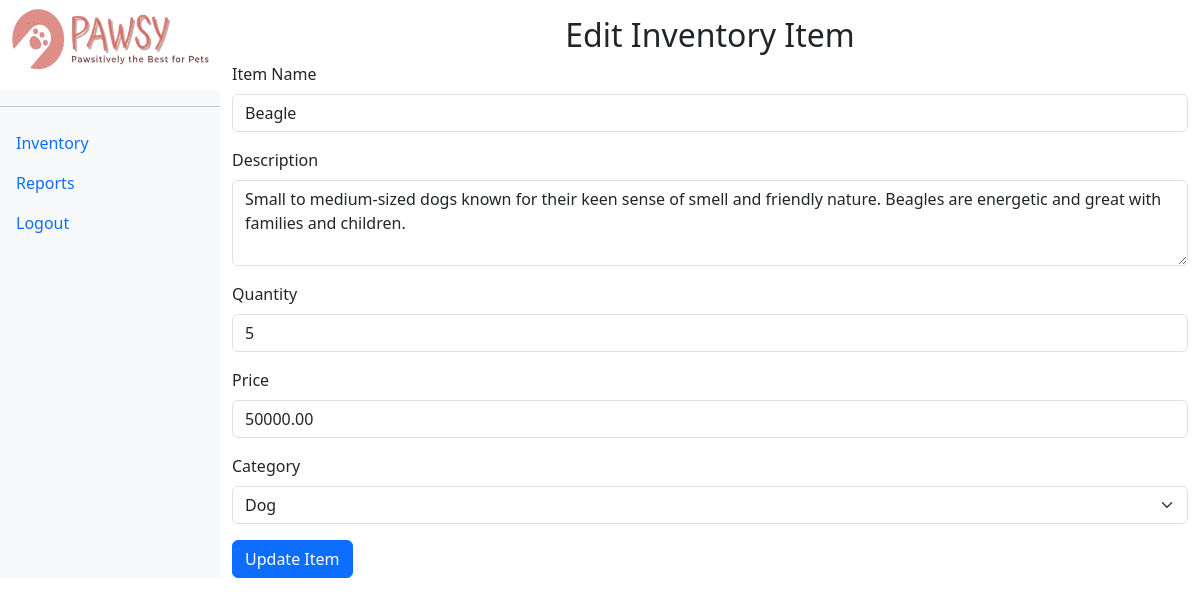
/public/edit_item.php?id=10 (signed in), run on the app's committed database.
### tables this page shows
CREATE TABLE IF NOT EXISTS `inventory` (
  `id` int NOT NULL AUTO_INCREMENT,
  `name` varchar(255) NOT NULL,
  `description` text,
  `quantity` int NOT NULL,
  `price` decimal(10,2) NOT NULL,
  `category` varchar(100) DEFAULT NULL,
  `created_at` timestamp NULL DEFAULT CURRENT_TIMESTAMP,
  PRIMARY KEY (`id`)
);

CREATE TABLE IF NOT EXISTS `categories` (
  `id` int NOT NULL AUTO_INCREMENT,
  `name` varchar(100) NOT NULL,
  PRIMARY KEY (`id`)
);

### public/edit_item.php (the view, shortened to what this page needs)
<?php
require '../config.php';
$id = $_GET['id'];
$stmt = $pdo->prepare("SELECT * FROM inventory WHERE id = ?");
$stmt->execute([$id]);
$item = $stmt->fetch();
$categories = $pdo->query("SELECT * FROM categories")->fetchAll();
?>
<!DOCTYPE html>
<html lang="en">
<head>
    <link href="https://cdn.jsdelivr.net/npm/bootstrap@5.3.0/dist/css/bootstrap.min.css" rel="stylesheet">
</head>
<body>
    <div class="d-flex">
        <?php include 'dashboard.php'; ?>
        <div class="container-fluid mt-3">
            <h2 class="text-center">Edit Inventory Item</h2>
            <form method="POST" action="../backend/edit_item.php">
                <div class="mb-3">
                    <label for="name" class="form-label">Item Name</label>
                    <input type="text" class="form-control" id="name" name="name" value="<?= htmlspecialchars($item['name']) ?>" required>
                </div>
                <div class="mb-3">
                    <label for="description" class="form-label">Description</label>
                    <textarea class="form-control" id="description" name="description" rows="3" required><?= htmlspecialchars($item['description']) ?></textarea>
                </div>
                <div class="mb-3">
                    <label for="quantity" class="form-label">Quantity</label>
                    <input type="number" class="form-control" id="quantity" name="quantity" value="<?= htmlspecialchars($item['quantity']) ?>" required>
                </div>
                <div class="mb-3">
                    <label for="price" class="form-label">Price</label>
                    <input type="number" step="0.01" class="form-control" id="price" name="price" value="<?= htmlspecialchars($item['price']) ?>" required>
                </div>
                <div class="mb-3">
                    <label for="category_id" class="form-label">Category</label>
                    <select class="form-select" id="category_id" name="category_id" required>
                        <?php foreach ($categories as $category): ?>
                            <option value="<?= $category['id'] ?>" <?= $category['name'] == $item['category'] ? 'selected' : '' ?>>
                                <?= $category['name'] ?>
                            </option>
                        <?php endforeach; ?>
                    </select>
                </div>
                <button type="submit" class="btn btn-primary">Update Item</button>
            </form>
        </div>
    </div>
</body>
</html>

### data on the page
inventory: name "Beagle", description "Small to medium-sized dogs known for their keen sense of smell and friendly nature. Beagles are energetic and great with families and children.", quantity "5", price "50000.00", category_id "Dog"
